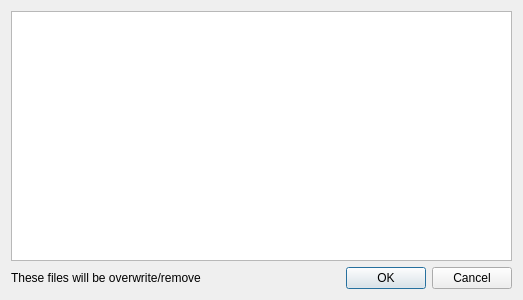
<?xml version="1.0" encoding="UTF-8"?>
<ui version="4.0">
 <class>overWriteDialog</class>
 <widget class="QDialog" name="overWriteDialog">
  <property name="geometry">
   <rect>
    <x>0</x>
    <y>0</y>
    <width>523</width>
    <height>300</height>
   </rect>
  </property>
  <property name="windowTitle">
   <string>Backup  Overwrite Files Comfirm</string>
  </property>
  <layout class="QVBoxLayout" name="verticalLayout">
   <item>
    <widget class="QTreeView" name="treeView"/>
   </item>
   <item>
    <layout class="QHBoxLayout" name="horizontalLayout" stretch="10,0">
     <item>
      <widget class="QLabel" name="label">
       <property name="text">
        <string>These files will be overwrite/remove</string>
       </property>
      </widget>
     </item>
     <item>
      <widget class="QDialogButtonBox" name="buttonBox">
       <property name="orientation">
        <enum>Qt::Horizontal</enum>
       </property>
       <property name="standardButtons">
        <set>QDialogButtonBox::Cancel|QDialogButtonBox::Ok</set>
       </property>
      </widget>
     </item>
    </layout>
   </item>
  </layout>
 </widget>
 <resources/>
 <connections>
  <connection>
   <sender>buttonBox</sender>
   <signal>accepted()</signal>
   <receiver>overWriteDialog</receiver>
   <slot>accept()</slot>
   <hints>
    <hint type="sourcelabel">
     <x>512</x>
     <y>289</y>
    </hint>
    <hint type="destinationlabel">
     <x>157</x>
     <y>274</y>
    </hint>
   </hints>
  </connection>
  <connection>
   <sender>buttonBox</sender>
   <signal>rejected()</signal>
   <receiver>overWriteDialog</receiver>
   <slot>reject()</slot>
   <hints>
    <hint type="sourcelabel">
     <x>512</x>
     <y>289</y>
    </hint>
    <hint type="destinationlabel">
     <x>286</x>
     <y>274</y>
    </hint>
   </hints>
  </connection>
  <connection>
   <sender>buttonBox</sender>
   <signal>accepted()</signal>
   <receiver>overWriteDialog</receiver>
   <slot>close()</slot>
   <hints>
    <hint type="sourcelabel">
     <x>429</x>
     <y>277</y>
    </hint>
    <hint type="destinationlabel">
     <x>261</x>
     <y>149</y>
    </hint>
   </hints>
  </connection>
  <connection>
   <sender>buttonBox</sender>
   <signal>rejected()</signal>
   <receiver>overWriteDialog</receiver>
   <slot>close()</slot>
   <hints>
    <hint type="sourcelabel">
     <x>429</x>
     <y>277</y>
    </hint>
    <hint type="destinationlabel">
     <x>261</x>
     <y>149</y>
    </hint>
   </hints>
  </connection>
 </connections>
</ui>
